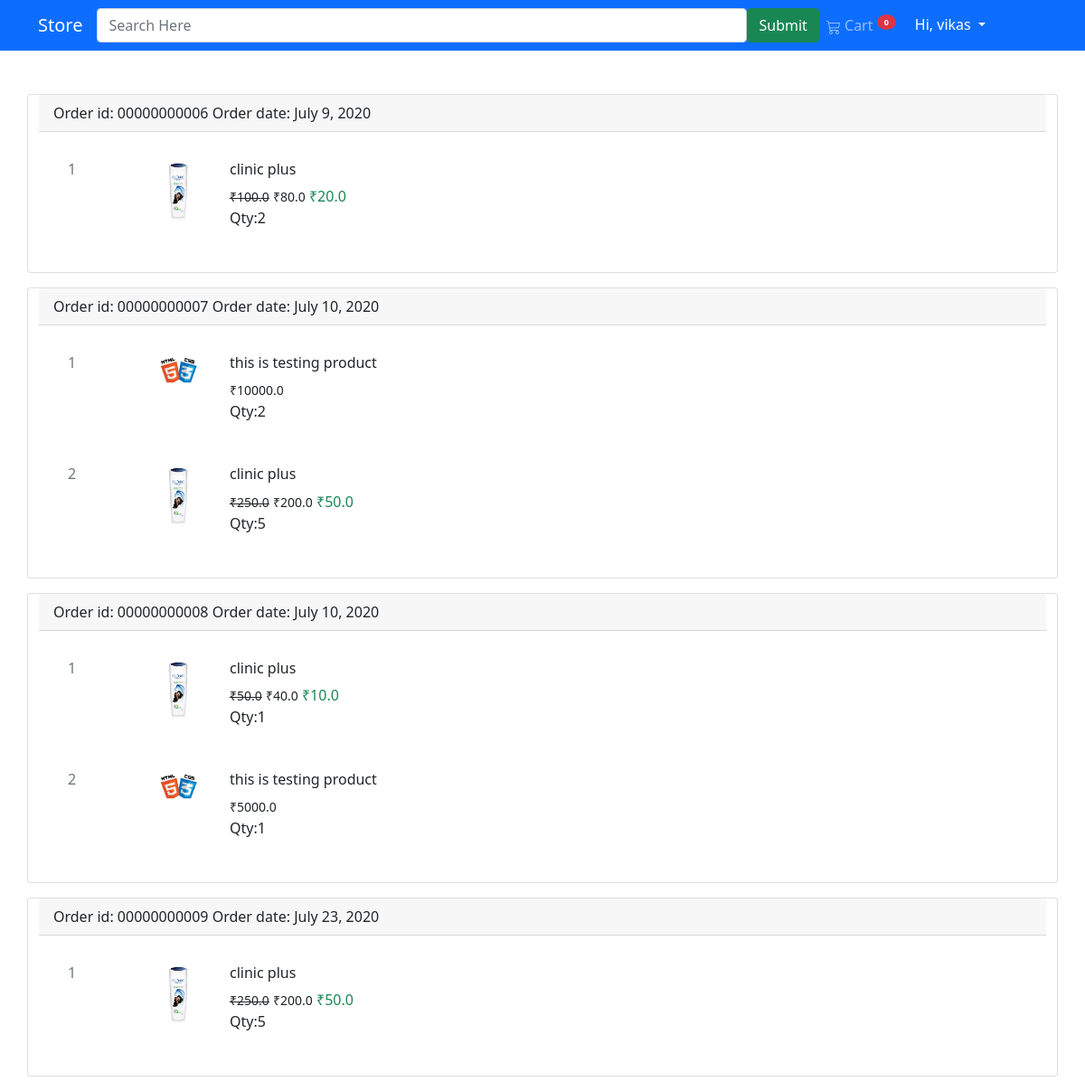
Screenshot of /myOrder/ (signed in) with the database file from the repository.
### store/models.py (models this page shows, shortened)
class Order(models.Model):
    user = models.ForeignKey(settings.AUTH_USER_MODEL, on_delete=models.CASCADE)
    ordered = models.BooleanField(default=False)
    items = models.ManyToManyField(OrderItem)
    ordered_date = models.DateTimeField(null=True)
    add_date = models.DateTimeField(auto_now_add=True)
    coupon = models.ForeignKey('Coupon', on_delete=models.SET_NULL, blank=True, null=True)
    address = models.ForeignKey('Address', on_delete=models.SET_NULL, blank=True, null=True)

class OrderItem(models.Model):
    user = models.ForeignKey(settings.AUTH_USER_MODEL, on_delete=models.CASCADE)
    ordered = models.BooleanField(default=False)
    item = models.ForeignKey(Item, on_delete=models.CASCADE)
    qty = models.IntegerField(default=1)
    def get_total_price(self):
        return self.qty * self.item.price
    def get_total_discount_price(self):
        return self.qty * self.item.discount_price
    def get_total_saving_amount(self):
        return self.get_total_price() - self.get_total_discount_price()

class Item(models.Model):
    title = models.CharField(max_length=200)
    category = models.ForeignKey(Category, on_delete=models.CASCADE)
    brand = models.ForeignKey(Brand, on_delete=models.SET_NULL, null=True)
    slug = models.SlugField(null=True, blank=True)
    image = models.ImageField()
    price = models.FloatField()
    discount_price = models.FloatField(null=True, blank=True)

### store/views.py (the view)
# urls.py: path("myOrder/", MyOrderView.as_view(), name="myOrder"),
class MyOrderView(LoginRequiredMixin, View):
    def get(self, *args, **kwargs):
        context = {
            'order': Order.objects.filter(user=self.request.user, ordered=True),
        }
        return render(self.request, 'myOrder.html', context)

### store/templatetags/cart_template_tags.py (called while the page is built)
@register.filter
def cart_item_count(user):
    if user.is_authenticated:
        qs = Order.objects.filter(user=user,ordered=False)
        if qs.exists():
            return qs[0].items.count()
        else:
            return 0
    else:
        return ""

### templates/myOrder.html
{% extends 'base.html' %}
{% block content %}
    <div class="container mt-5">
        <div class="row">
            {% for main in order %}
                <div class="card mb-3">
                    <div class="card-header">Order id: 0000000000{{ main.id }} <span class="float-right">Order date: {{ main.ordered_date.date }}</span></div>
                    <div class="card-body">
                        {% for o in main.items.all %}
                            <div class="col-lg-12">
                                <div class="card border-0 mb-3">
                                    <div class="card-body">
                                        <div class="row">
                                            <div class="col-1"><h6 class="text-muted">{{ forloop.counter }}</h6></div>
                                            <div class="col-lg-1">
                                                <img src="{{ o.item.image.url }}" alt="" class="card-img-top">
                                            </div>
                                            <div class="col-lg-10">
                                                <h6>{{ o.item.title }}</h6>
                                                <p class="mb-0">
                                                    {% if o.item.discount_price %}
                                                        <del><span class="small">₹{{ o.get_total_price }}</span></del>
                                                        <span class="small">₹{{ o.get_total_discount_price }}</span>
                                                        <span class="text-success">₹{{ o.get_total_saving_amount }}</span>
                                                    {% else %}
                                                        <span class="small font-weight-bold">₹{{ o.get_total_price }}</span>
                                                    {% endif %}
                                                </p>
                                                Qty:<span>{{ o.qty }}</span>
                                            </div>
                                        </div>
                                    </div>
                                </div>
                            </div>
                        {% endfor %}
                    </div>
                </div>
            {% endfor %}
        </div>
    </div>
{% endblock %}

### templates/base.html (shortened to what this page needs)
<!DOCTYPE html>
<html lang="en">
<head>
    <link rel="stylesheet" href="https://stackpath.bootstrapcdn.com/bootstrap/5.0.0-alpha1/css/bootstrap.min.css">
</head>
<body>
{% load cart_template_tags %}
<nav class="navbar navbar-expand-lg navbar-dark bg-primary">
    <div class="container">
        <a class="navbar-brand" href="{% url 'store:homepage' %}">Store</a>
        <form action="" class="d-flex mx-auto">
            <input type="search" name="search" size="70" class="form-control" placeholder="Search Here">
            <input type="submit" name="find" class="btn btn-success">
        </form>
        <div class="collapse navbar-collapse" id="navbarSupportedContent">
            <ul class="navbar-nav ml-auto mb-2 mb-lg-0">
                <li class="nav-item">
                    <a class="nav-link" href="{% url 'store:order_summary' %}">
                         Cart
                        <sup>
                            <span class="badge bg-danger rounded-circle px-2 py-1"><strong>{{ request.user|cart_item_count }}</strong></span>
                        </sup>
                    </a>
                </li>
                {% if user.is_authenticated %}
                    <li class="nav-item">
                        <div class="dropdown">
                            <button type="button" class="btn bt-primary text-white dropdown-toggle" data-toggle="dropdown">
                                Hi, {{ request.user.username }}
                            </button>
                        </div>
                    </li>
                {% else %}
                    <li class="nav-item"><a href="{% url 'account_signup' %}" class="nav-link">Register</a></li>
                    <li class="nav-item"><a href="{% url 'account_login' %}" class="nav-link">Login</a></li>
                {% endif %}
            </ul>
        </div>
    </div>
</nav>
{% block content %}
{% endblock %}
</body>
</html>

### rows the page displays
Order: id "6", ordered_date "July 9, 2020"
OrderItem: item.image (picture), item "clinic plus", get_total_price "100.0", get_total_discount_price "80.0", get_total_saving_amount "20.0", qty "2"
Order: id "7", ordered_date "July 10, 2020"
OrderItem: item.image (picture), item "this is testing product", get_total_price "10000.0", qty "2"
OrderItem: item.image (picture), item "clinic plus", get_total_price "250.0", get_total_discount_price "200.0", get_total_saving_amount "50.0", qty "5"
Order: id "8", ordered_date "July 10, 2020"
OrderItem: item.image (picture), item "clinic plus", get_total_price "50.0", get_total_discount_price "40.0", get_total_saving_amount "10.0", qty "1"
OrderItem: item.image (picture), item "this is testing product", get_total_price "5000.0", qty "1"
Order: id "9", ordered_date "July 23, 2020"
OrderItem: item.image (picture), item "clinic plus", get_total_price "250.0", get_total_discount_price "200.0", get_total_saving_amount "50.0", qty "5"

### other values shown
{{ request.user|cart_item_count }} "0"
{{ request.user.username }} "vikas"
